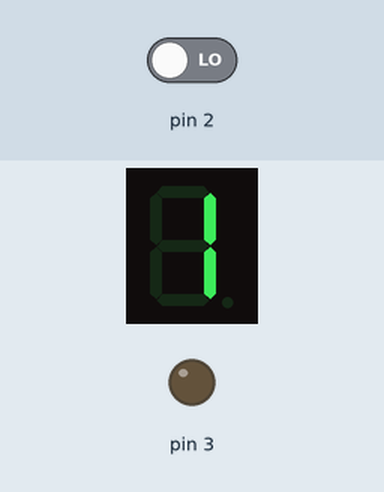
Simulated run of this sketch. Board: Arduino Uno, built with avr-gcc and run on an emulated ATmega328P. On the bench: 1-digit seven-segment display, output pins drawn as LEDs (lit = HIGH). Wiring (inferred from the names in the program): 1-digit 7-segment display, segments lit when LOW: segments pin 11, pin 10, pin 9, pin 8, pin 7, pin 6, pin 5. The inputs (shaded band) are chosen by the test bench; at power-on: pin 2 LOW. The segment pins are drawn as the display they are named for; pins used as bus, display or sensor lines are not drawn.

Above: at 1.1 s.
At 2.8 s:
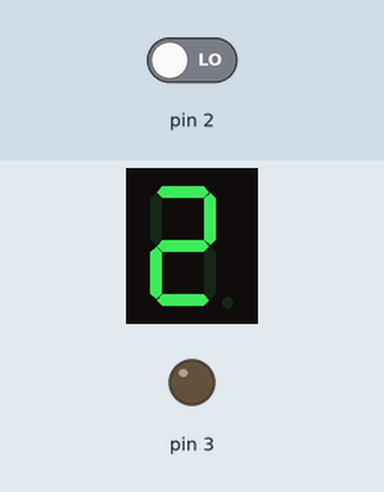
2.9 s: pin 2 driven HIGH
4.4 s: pin 2 driven LOW
At 5.2 s:
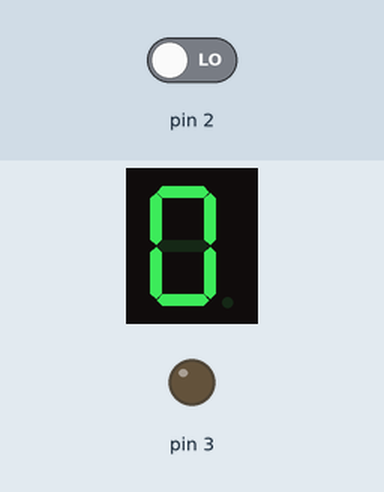
Timing chart, 0 to 7.4 s (numbered marks = the images above; inputs shaded):
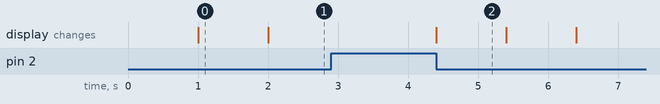

The sketch:

Seven_seg0_9_button.ino
```cpp
int digit[10][7] = {      { 0,0,0,0,0,0,1 },    // 0
                          { 1,0,0,1,1,1,1 },    // 1
                          { 0,0,1,0,0,1,0 },    // 2
                          { 0,0,0,0,1,1,0 },    // 3
                          { 1,0,0,1,1,0,0 },    // 4
                          { 0,1,0,0,1,0,0 },    // 5
                          { 0,1,0,0,0,0,0 },    // 6
                          { 0,0,0,1,1,1,1 },    // 7
                          { 0,0,0,0,0,0,0 },    // 8
                          { 0,0,0,1,1,0,0 }};   // 9
                          // a,b,c,d,e,f,g

int pins[] = { 11 , 10 , 9 , 8  ,7  , 6 , 5, 4 } ;


void setup() {
  // put your setup code here, to run once:
  pinMode(3,OUTPUT);
  pinMode(2,INPUT);
  for(int i=0;i<7;i++)
  pinMode(pins[i], OUTPUT);
  digitalWrite(4, HIGH);

}


int number=0;
int buttonState=0;

void loop() {
  // put your main code here, to run repeatedly:

for (number =0 ; number<=9 ; number++)
{buttonState=digitalRead(2);
if(buttonState==1)
{
while(digitalRead(2)==1);
number=0;
}
for (int i=0; i < 7; i++) {
   digitalWrite(pins[i], digit[number][i]);
  }
delay(1000);
}
}
```

Measured:
- after the input at 2.9 s, every drawn part: stays the same
- after the input at 4.4 s, the display: changes at once (image 2)
- what the display in image 0 shows lasts 1.0 s, from 1.0 s to 2.0 s
